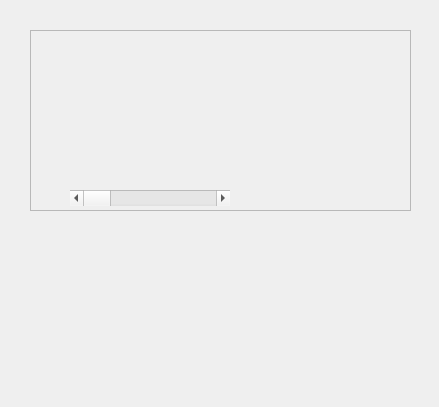
<?xml version="1.0" encoding="UTF-8"?>
<ui version="4.0">
 <class>DSecuenciaFrutas</class>
 <widget class="QDialog" name="DSecuenciaFrutas">
  <property name="geometry">
   <rect>
    <x>0</x>
    <y>0</y>
    <width>439</width>
    <height>407</height>
   </rect>
  </property>
  <property name="windowTitle">
   <string>Dialog</string>
  </property>
  <widget class="QFrame" name="container">
   <property name="geometry">
    <rect>
     <x>30</x>
     <y>30</y>
     <width>381</width>
     <height>181</height>
    </rect>
   </property>
   <property name="frameShape">
    <enum>QFrame::StyledPanel</enum>
   </property>
   <property name="frameShadow">
    <enum>QFrame::Raised</enum>
   </property>
   <widget class="QScrollBar" name="cambiaFruta">
    <property name="geometry">
     <rect>
      <x>40</x>
      <y>160</y>
      <width>160</width>
      <height>16</height>
     </rect>
    </property>
    <property name="orientation">
     <enum>Qt::Horizontal</enum>
    </property>
   </widget>
  </widget>
 </widget>
 <resources/>
 <connections/>
</ui>
